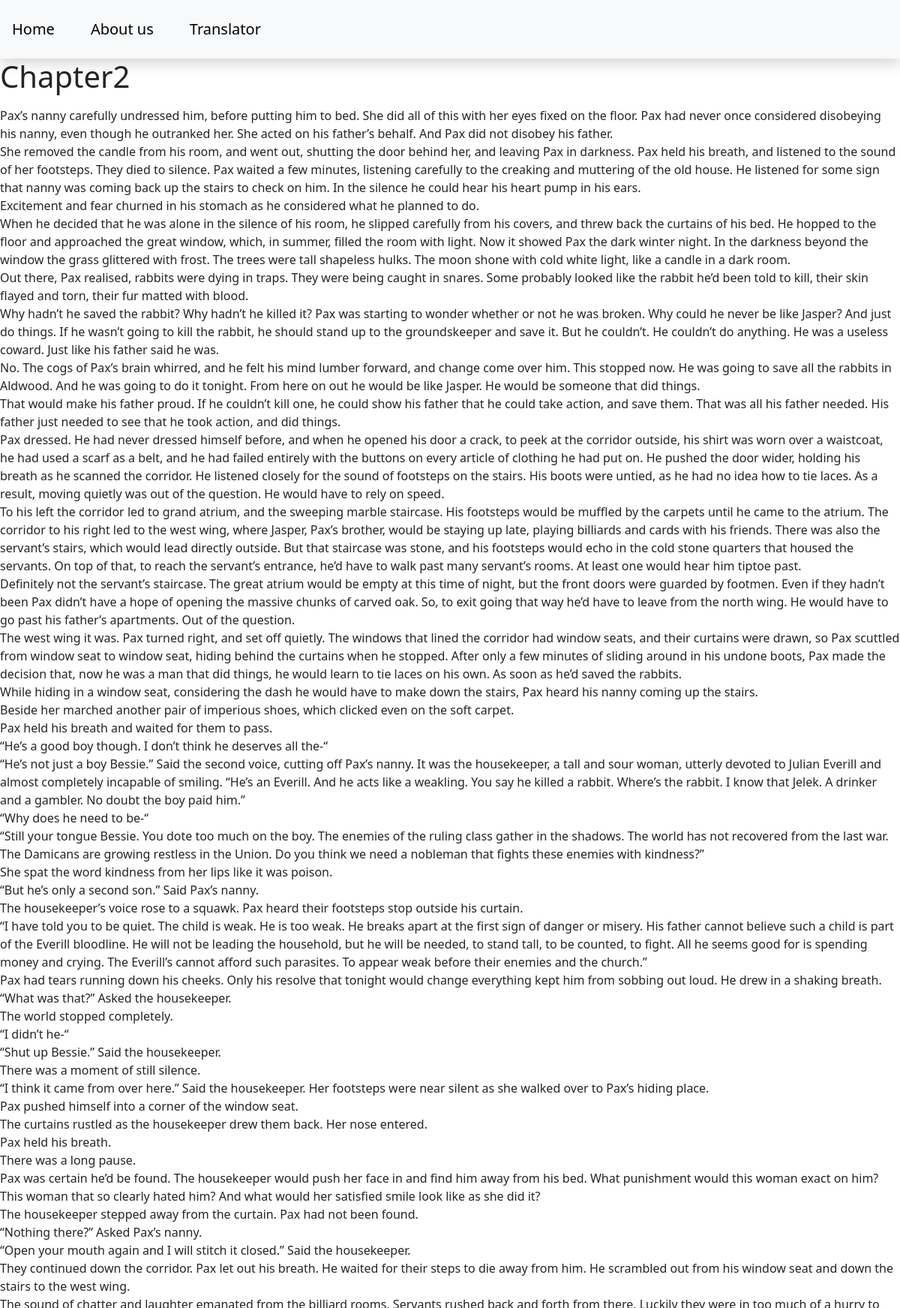
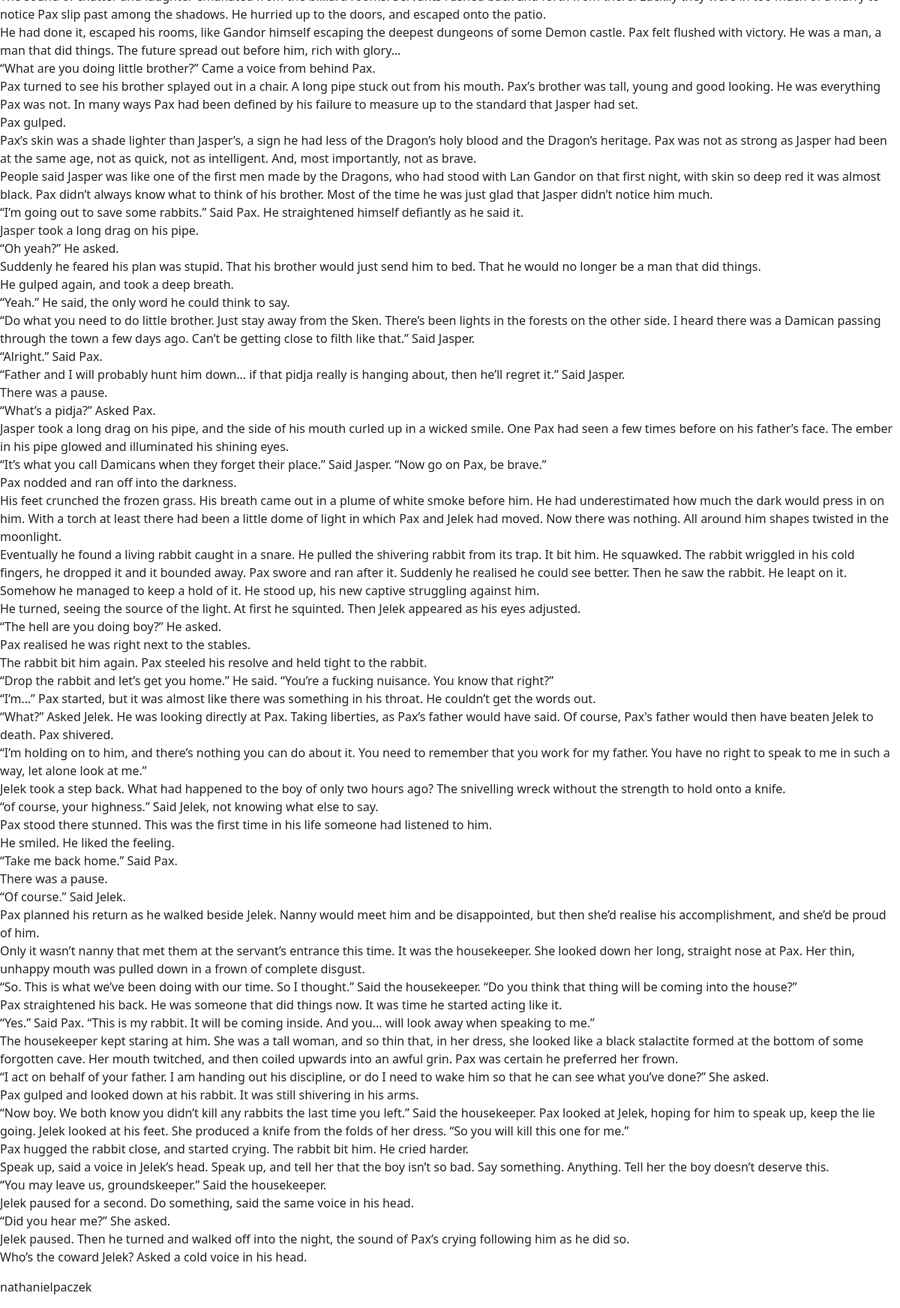
/chapter2, run on the app's committed database (2 pictures, top to bottom).
### blog/models.py (models this page shows, shortened)
class Post(models.Model):
    title = models.CharField(max_length=200)
    content = models.TextField()
    date_created = models.DateTimeField(auto_now_add=True)
    slug = models.SlugField(max_length=200, unique=True)
    author = models.ForeignKey(to = User, on_delete=models.CASCADE)
    status = models.IntegerField(choices=STATUS, default=0)

### blog/views.py (the view)
# urls.py: path('<slug:slug>', views.BlogView.as_view(), name = 'blog_view'),
class BlogView(generic.DetailView):
    model = Post
    template_name = 'blog.html'

### templates/blog.html
{% extends 'base.html' %}
{% block content %}
    <h1>{{object.title}}</h1>
    <p>{{object.content|linebreaks}}</p>
    <p>{{object.author}}</p>
{% endblock content%}

### data on the page
Post: title "Chapter2", content "Pax’s nanny carefully undressed him, before putting him to bed. She did all of this with her eyes fixed on the floor. Pax had never once considered disobeying his nanny, even though he outranked her. She acted on his father’s behalf. And Pax did not disobey his father. She removed the candle from his room, and went out, shutting the door behind her, and leaving Pax in darkness. Pax held his breath, and listened to the sound of her footsteps. They died to silence. Pax waited a few minutes, listening carefully to the creaking and muttering of the old house. He listened for some sign that nanny was coming back up the stairs to check on him. In the silence he could hear his heart pump in his…", author "nathanielpaczek"
